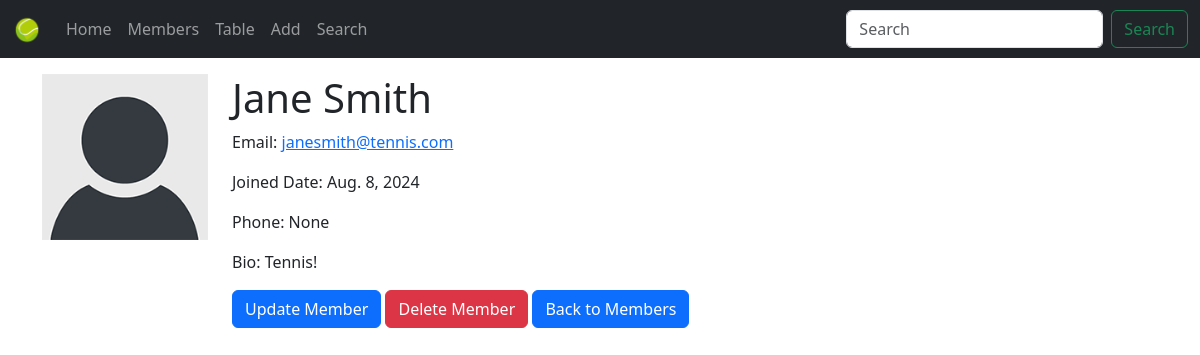
The app's page /all_members/details/jane-smith/, older data.
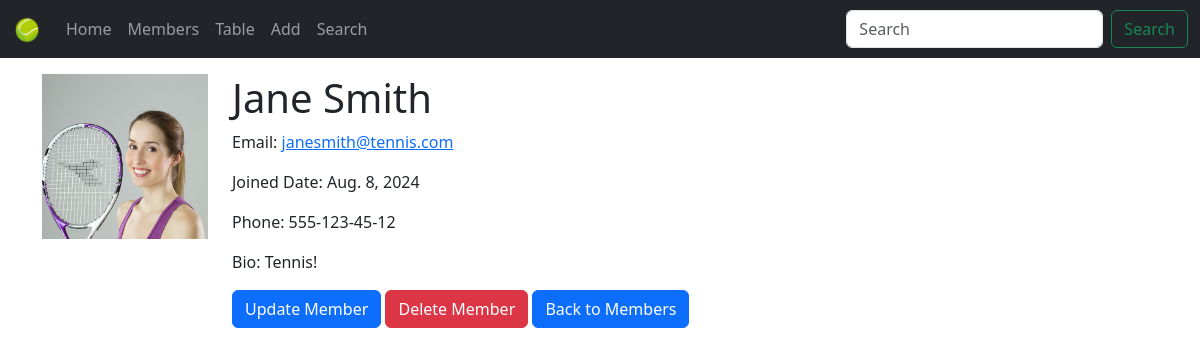
The same page, newer data.
### members/models.py (models this page shows, shortened)
class Member(models.Model):
    firstname = models.CharField(max_length=255)
    lastname = models.CharField(max_length=255)
    email = models.EmailField(max_length=255, unique=True, blank=True)
    joined_date = models.DateField(null=True)
    slug = models.SlugField(default="", null=False)
    bio = models.TextField(max_length=500, blank=True, null=True)
    profile_image = models.ImageField(upload_to='members/', blank=True, null=True) # New.
    phone_number = models.CharField(max_length=50, blank=True, null=True) # New.

### members/views.py (the view)
# urls.py: path('all_members/details/<slug:slug>/', view=views.details, name='details'),
def details(request, slug):
    my_member = models.Member.objects.get(slug=slug)
    tmp = loader.get_template('details.html')
    ctx = {'member': my_member}
    return HttpResponse(tmp.render(context=ctx, request=request))

### templates/details.html (shortened to what this page needs)
{% extends "master.html" %}
{% load static %}
{% block content %}
    <div class="row">
        <div class="col-2">
            {% if member.profile_image %}
                <img src="{{ member.profile_image.url }}" class="card-img-top" alt="{{ member.firstname }}">
            {% else %}
                <img src="{% static 'default_profile_pic.png' %}" class="card-img-top" alt="Default image">
            {% endif %}
        </div>
        <div class="col-10">
            <h1>{{ member.firstname }} {{ member.lastname }}</h1>
            <p>Email: <a href="mailto:{{ member.email }}">{{ member.email }}</a></p>
            <p>Joined Date: {{ member.joined_date }}</p>
            <p>Phone: {{ member.phone_number }}</p>
            <p>Bio: {% if member.bio %}{{ member.bio }}{% else %}Member bio is unavailable{% endif %}</p>
            <a href="{% url 'update_member' member.slug %}" class="btn btn-primary">Update Member</a>
            <a href="{% url 'delete_member' member.slug %}" class="btn btn-danger">Delete Member</a>
            <a href="{% url 'all_members' %}" class="btn btn-primary">Back to Members</a>
        </div>
    </div>
{% endblock %}

Row changes from the older to the newer data that the page shows:
changed Member "Jane": profile_image: picture added; phone_number "None" → "555-123-45-12"
